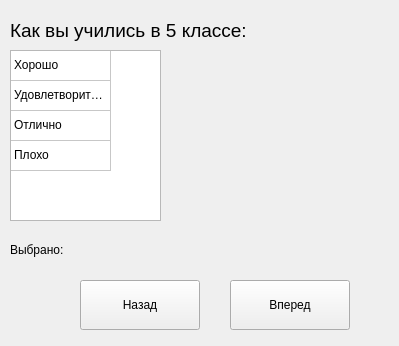
<?xml version="1.0" encoding="UTF-8"?>
<ui version="4.0">
 <class>boyhood</class>
 <widget class="QWidget" name="boyhood">
  <property name="geometry">
   <rect>
    <x>0</x>
    <y>0</y>
    <width>399</width>
    <height>346</height>
   </rect>
  </property>
  <property name="windowTitle">
   <string>Form</string>
  </property>
  <widget class="QLabel" name="boyhoodLbl2">
   <property name="geometry">
    <rect>
     <x>10</x>
     <y>10</y>
     <width>311</width>
     <height>41</height>
    </rect>
   </property>
   <property name="text">
    <string>&lt;html&gt;&lt;head/&gt;&lt;body&gt;&lt;p&gt;&lt;span style=&quot; font-size:14pt;&quot;&gt;Как вы учились в 5 классе:&lt;/span&gt;&lt;/p&gt;&lt;/body&gt;&lt;/html&gt;</string>
   </property>
  </widget>
  <widget class="QLabel" name="boyhoodLbl1">
   <property name="geometry">
    <rect>
     <x>10</x>
     <y>240</y>
     <width>171</width>
     <height>20</height>
    </rect>
   </property>
   <property name="text">
    <string>Выбрано: </string>
   </property>
  </widget>
  <widget class="QPushButton" name="Back">
   <property name="geometry">
    <rect>
     <x>80</x>
     <y>280</y>
     <width>120</width>
     <height>50</height>
    </rect>
   </property>
   <property name="text">
    <string>Назад</string>
   </property>
  </widget>
  <widget class="QPushButton" name="Next">
   <property name="geometry">
    <rect>
     <x>230</x>
     <y>280</y>
     <width>120</width>
     <height>50</height>
    </rect>
   </property>
   <property name="text">
    <string>Вперед</string>
   </property>
  </widget>
  <widget class="QLabel" name="labelImg">
   <property name="geometry">
    <rect>
     <x>200</x>
     <y>50</y>
     <width>171</width>
     <height>171</height>
    </rect>
   </property>
   <property name="text">
    <string/>
   </property>
  </widget>
  <widget class="QTableWidget" name="tableWidget">
   <property name="geometry">
    <rect>
     <x>10</x>
     <y>50</y>
     <width>151</width>
     <height>171</height>
    </rect>
   </property>
   <property name="rowCount">
    <number>4</number>
   </property>
   <property name="columnCount">
    <number>1</number>
   </property>
   <attribute name="horizontalHeaderVisible">
    <bool>false</bool>
   </attribute>
   <attribute name="verticalHeaderVisible">
    <bool>false</bool>
   </attribute>
   <row/>
   <row/>
   <row/>
   <row/>
   <column/>
   <item row="0" column="0">
    <property name="text">
     <string>Хорошо</string>
    </property>
   </item>
   <item row="1" column="0">
    <property name="text">
     <string>Удовлетворительно</string>
    </property>
   </item>
   <item row="2" column="0">
    <property name="text">
     <string>Отлично</string>
    </property>
   </item>
   <item row="3" column="0">
    <property name="text">
     <string>Плохо</string>
    </property>
   </item>
  </widget>
 </widget>
 <resources/>
 <connections/>
</ui>
